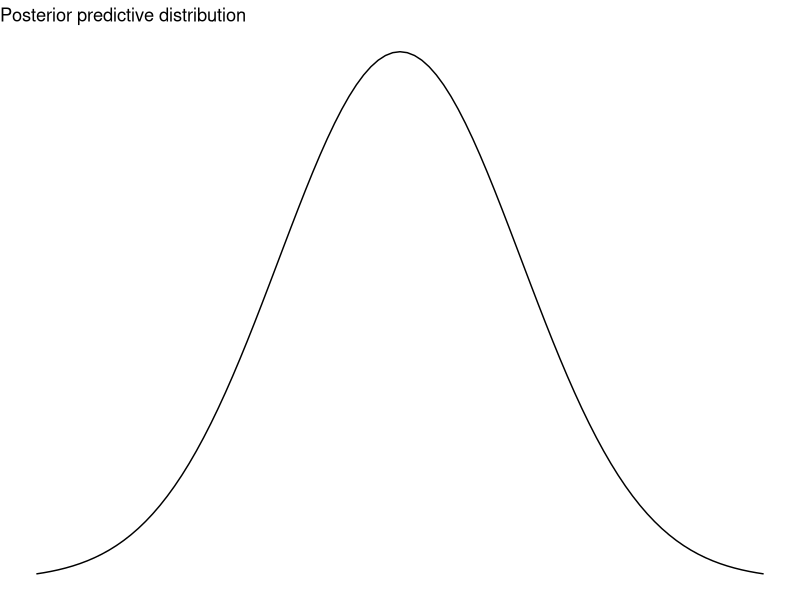
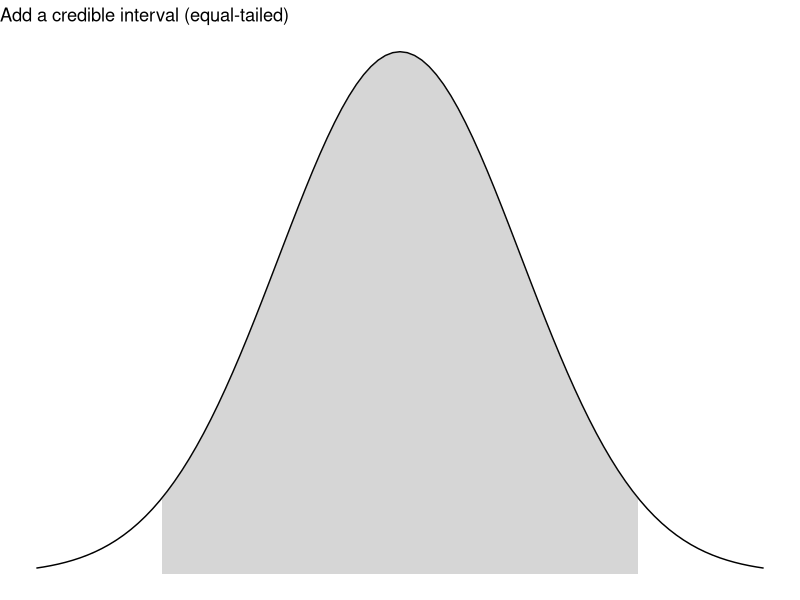
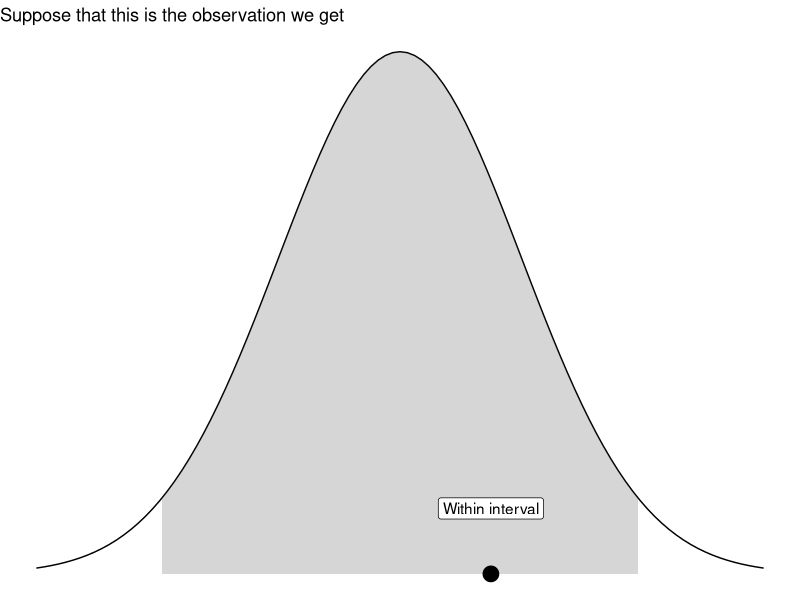
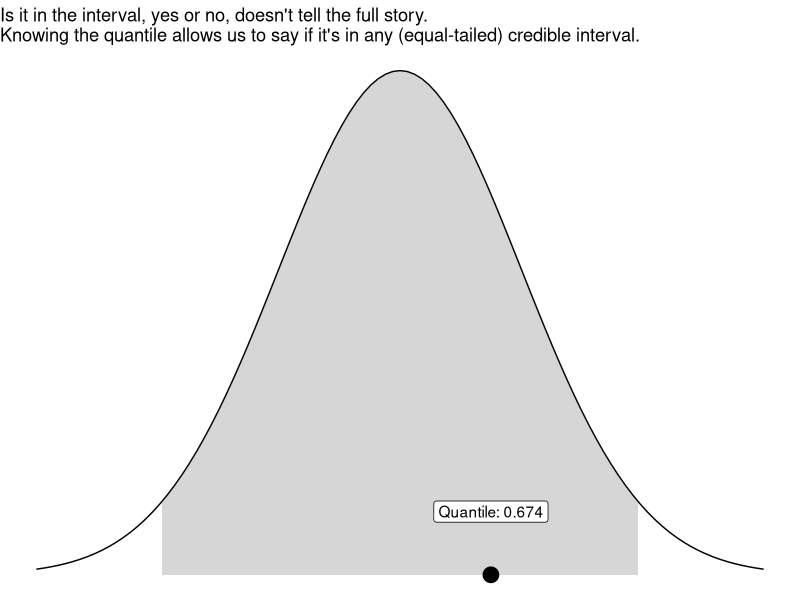

The R script that drew these images, in order: (Note: this script raises an error after producing the figures.)
## ---- chunk 1
knitr::opts_chunk$set(echo = FALSE)
## ---- chunk 2
library(ggplot2)

ggplot() + 
  stat_function(fun = dnorm) +
  xlim(c(-3, 3)) +
  theme_void() +
  labs(title = "Posterior predictive distribution")
## ---- chunk 3
ggplot() + 
  stat_function(fun = dnorm) +
  stat_function(fun = dnorm, xlim = c(-1.96, 1.96), geom = "area", alpha = 0.2) +
  xlim(c(-3, 3)) +
  theme_void() +
  labs(title = "Add a credible interval (equal-tailed)")
## ---- chunk 4
ggplot() + 
  stat_function(fun = dnorm) +
  stat_function(fun = dnorm, xlim = c(-1.96, 1.96), geom = "area", alpha = 0.2) +
  geom_point(data = data.frame(x = 0.75, y = 0), aes(x = x, y = y), size = 5) +
  geom_label(data = data.frame(x = 0.75, y = 0.05, label = "Within interval"), aes(x = x, y = y, label = label)) +
  xlim(c(-3, 3)) +
  theme_void() +
  labs(title = "Suppose that this is the observation we get")
## ---- chunk 5
ggplot() + 
  stat_function(fun = dnorm) +
  stat_function(fun = dnorm, xlim = c(-1.96, 1.96), geom = "area", alpha = 0.2) +
  geom_point(data = data.frame(x = 0.75, y = 0), aes(x = x, y = y), size = 5) +
  geom_label(data = data.frame(x = 0.75, y = 0.05, label = "Quantile: 0.674"), aes(x = x, y = y, label = label)) +
  xlim(c(-3, 3)) +
  theme_void() +
  labs(title = "Is it in the interval, yes or no, doesn't tell the full story.\nKnowing the quantile allows us to say if it's in any (equal-tailed) credible interval.")
## ---- chunk 6
knitr::include_graphics("twitter1.png")
## ---- chunk 7
knitr::include_graphics("twitter2.png")
## ---- chunk 8
knitr::include_graphics("twitter_new1.png")
## ---- chunk 9
knitr::include_graphics("twitter_new2.png")
